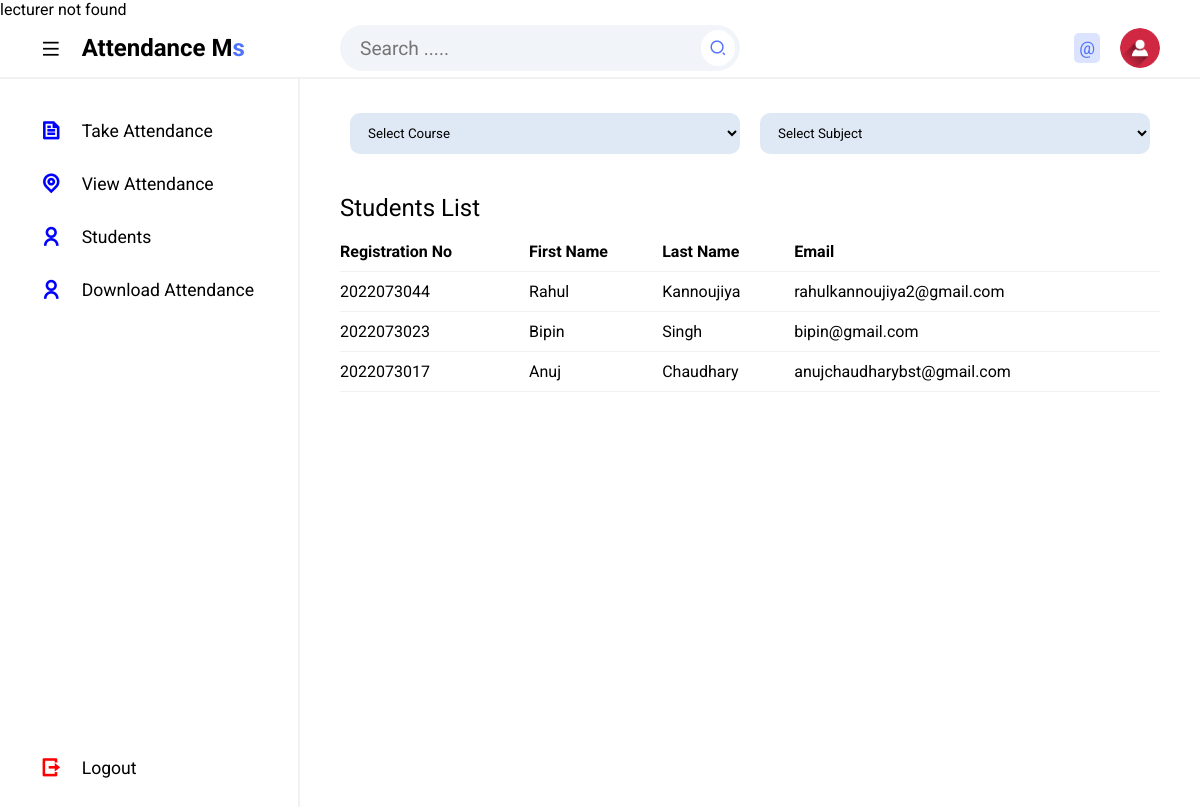
The app's page /Lecture/viewStudents.php?course=MCA (signed in) with its own data.
### tables this page shows
CREATE TABLE `tblstudents` (
  `Id` int(10) NOT NULL,
  `firstName` varchar(255) NOT NULL,
  `lastName` varchar(255) NOT NULL,
  `registrationNumber` varchar(255) NOT NULL,
  `email` varchar(50) NOT NULL,
  `faculty` varchar(10) NOT NULL,
  `courseCode` varchar(20) NOT NULL,
  `studentImage1` varchar(300) NOT NULL,
  `studentImage2` varchar(300) NOT NULL,
  `dateRegistered` varchar(50) NOT NULL
);

### Lecture/viewStudents.php (the view, shortened to what this page needs)
<?php
include '../Includes/dbcon.php';
$courseCode = isset($_GET['course']) ? $_GET['course'] : '';
?>
<!DOCTYPE html>
<html lang="en">
<head>
  <link rel="stylesheet" href="css/styles.css">
  <link href="https://cdnjs.cloudflare.com/ajax/libs/remixicon/4.2.0/remixicon.css" rel="stylesheet">
</head>
<body>
<?php include 'includes/topbar.php';?>
    <section class="main">
        <?php include 'includes/sidebar.php';?>
    <div class="main--content">
    <form class="lecture-options" id="selectForm">
    <select required name="course" id="courseSelect"  onChange="updateTable()">
        <option value="" selected>Select Course</option>
    </select>
    <select required name="unit" id="unitSelect" onChange="updateTable()">
        <option value="" selected>Select Subject</option>
    </select>
    </form>
    <div class="table-container">
    <div class="title">
        <h2 class="section--title">Students List</h2>
    </div>
    <div class="table attendance-table" id="attendaceTable">
        <table>
        <thead>
                <tr>
                    <th>Registration No</th>
                    <th>First Name</th>
                    <th>Last Name</th>
                    <th>Email</th>
                </tr>
            </thead>
            <tbody>
      <?php  $query = "SELECT * FROM tblstudents WHERE courseCode = '$courseCode'";
          $result = mysqli_query($conn, $query);
            if (mysqli_num_rows($result) > 0) {
         while ($row = mysqli_fetch_assoc($result)) {
        echo "<tr>";
        echo "<td>" . $row['registrationNumber'] . "</td>";
        echo "<td>" . $row['firstName'] . "</td>";
        echo "<td>" . $row['lastName'] . "</td>";
        echo "<td>" . $row['email'] . "</td>";
        echo "</tr>";
    }
    echo "</table>";
} else {
}
?>
    </div>
</div>
            </div>
</section>
</body>
</html>

### Lecture/Includes/topbar.php (shortened to what this page needs)
<?php
$fullName = "";
if (isset($_SESSION['userId'])) {
    $userId = $conn->real_escape_string($_SESSION['userId']);
    $query = "SELECT * FROM tbllecture WHERE Id = $userId";
    $rs = $conn->query($query);
    if ($rs) {
        $num = $rs->num_rows;
        if ($num > 0) {
            $row = $rs->fetch_assoc();
            $fullName = $row['firstName'] . " " . $row['lastName'];
                } else {
            echo "lecturer not found";
        }
    } else {
        echo "Error: " . $conn->error;
    }
} else {
 header('location: ../index.php');
}
?>
<section class="header">
        <div class="logo">
            <i class="ri-menu-line icon icon-0 menu"></i>
            <h2>Attendance M<span>s</span></h2>
        </div>
        <div class="search--notification--profile">
        <div id="searchInput" class="search">
            <input type="text" id="searchText" placeholder="Search .....">
            <button onclick="searchItems()"><i class="ri-search-2-line"></i></button>
        </div>
            <div class="notification--profile">
              <div class="picon lock">
               @ <?php echo $fullName; ?>
                </div>
                <div class="picon profile">
                    <img src="../admin/img/user.png" alt="">
                </div>
            </div>
        </div>
    </section>

### Lecture/Includes/sidebar.php (shortened to what this page needs)
<div class="sidebar">
            <ul class="sidebar--items">
                <li>
                    <a href="takeAttendance.php">
                        <span class="icon icon-1"><i class="ri-file-text-line"></i></span>
                        <span class="sidebar--item">Take Attendance</span>
                    </a>
                </li>
                <li>
                    <a href="viewAttendance.php">
                        <span class="icon icon-1"><i class="ri-map-pin-line"></i></span>
                        <span class="sidebar--item" style="white-space: nowrap;">View Attendance</span>
                    </a>
                </li>
                <li>
                    <a href="viewStudents.php">
                        <span class="icon icon-1"><i class="ri-user-line"></i></span>
                        <span class="sidebar--item">Students</span>
                    </a>
                </li>
                <li>
                    <a href="downloadRecord.php">
                        <span class="icon icon-1"><i class="ri-user-line"></i></span>
                        <span class="sidebar--item">Download Attendance</span>
                    </a>
                </li>
            </ul>
            <ul class="sidebar--bottom-items">
                <li>
                    <a href="../logout.php">
                        <span class="icon icon-2"><i class="ri-logout-box-r-line"></i></span>
                        <span class="sidebar--item">Logout</span>
                    </a>
                </li>
            </ul>
        </div>

### Lecture/css/styles.css (style rules this page uses)
* { margin: 0; padding: 0; box-sizing: border-box; font-family: 'Roboto', sans-serif; }
body { position: relative; width: 100%; }
.header { height: 60px; width: 100%; display: flex; align-items: center; border-bottom: 2px solid #f1f1f1; }
.logo { display: flex; align-items: center; width: 300px; padding-left: 40px; }
.logo span { color: #5073fb; }
.search--notification--profile { display: flex; align-items: center; justify-content: space-between; width: calc(100% - 300px); padding: 0 40px; }
.search { background-color: #f1f4f8; border-radius: 50px; width: 400px; padding: 5px; display: flex; align-items: center; justify-content: space-between; }
.search input { background-color: transparent; outline: none; border: none; text-indent: 15px; width: 85%; font-size:1.2em; }
.search button { outline: none; border: none; border-radius: 50%; background-color: #fff; padding: 8px; display: flex; align-items: center; justify-content: center; }
.search button i { font-size: 1.1rem; color: #5073fb; }
.notification--profile { display: flex; align-items: center; }
.picon { margin-left: 20px; font-size: 1.1rem; padding: 5px; border-radius: 5px; }
.lock { color: #5073fb; background-color: rgba(80, 115, 251, .2); }
.profile { position: relative; width: 40px; height: 40px; border-radius: 50%; overflow: hidden; }
.lecture-options { display:flex; justify-content:space-around; padding-top:1.5rem; }
img { position: absolute; top: 0; left: 0; width: 100%; height: 100%; object-fit: cover; }
.main { position: relative; width: 100%; min-height: calc(100vh - 60px); }
.sidebar { position: absolute; top: 0; left: 0; height: 100%; width: 300px; background-color: #fff; padding: 30px; display: flex; flex-direction: column; justify-content: space-between; border-right: 2px solid #f1f1f1; transition: .3s; }
li { list-style: none; }
a { text-decoration: none; }
.sidebar--items a, .sidebar--bottom-items a { display: flex; align-items: center; margin-bottom: 10px; font-size: 1.1rem; color: #000; padding: 10px; border-radius: 10px; }
.sidebar--bottom-items li:last-child a { margin-bottom: 0; }
.icon { position: relative; display: flex; align-items: center; justify-content: center; margin-right: 20px; font-size: 1.3rem; }
.icon-1 { color: blue; font-weight:bold; }
.icon-2 { color: red; font-weight:bold; }
thead { position:sticky; top:0; background-color:white; padding:20px; }
.main--content { position: absolute; top: 0; right: 0; height: 100%; width: calc(100% - 300px); padding: 0 40px; transition: .3s; }
.title { display: flex; align-items: center; justify-content: space-between; margin-bottom: 10px; margin-top: 30px; }
.section--title { font-weight: 400; }
.table-container { margin-bottom: 20px; }
.table { height: 200px; overflow-y: scroll; }
table { width: 100%; text-align: left; border-collapse: collapse; }
.attendance-table { overflow-x: scroll; height:300px; }
tr { border-bottom: 1px solid #f1f1f1; }
td, th { padding-block: 10px; }
form select { width:60%; outline:none; border:none; background:#dfe9f5; padding:12px 14px; margin:10px; border-radius:10px; }

### records on screen
tblstudents: registrationNumber "2022073044", firstName "Rahul", lastName "Kannoujiya", email "rahulkannoujiya2@gmail.com"
tblstudents: registrationNumber "2022073023", firstName "Bipin", lastName "Singh", email "bipin@gmail.com"
tblstudents: registrationNumber "2022073017", firstName "Anuj", lastName "Chaudhary", email "anujchaudharybst@gmail.com"
